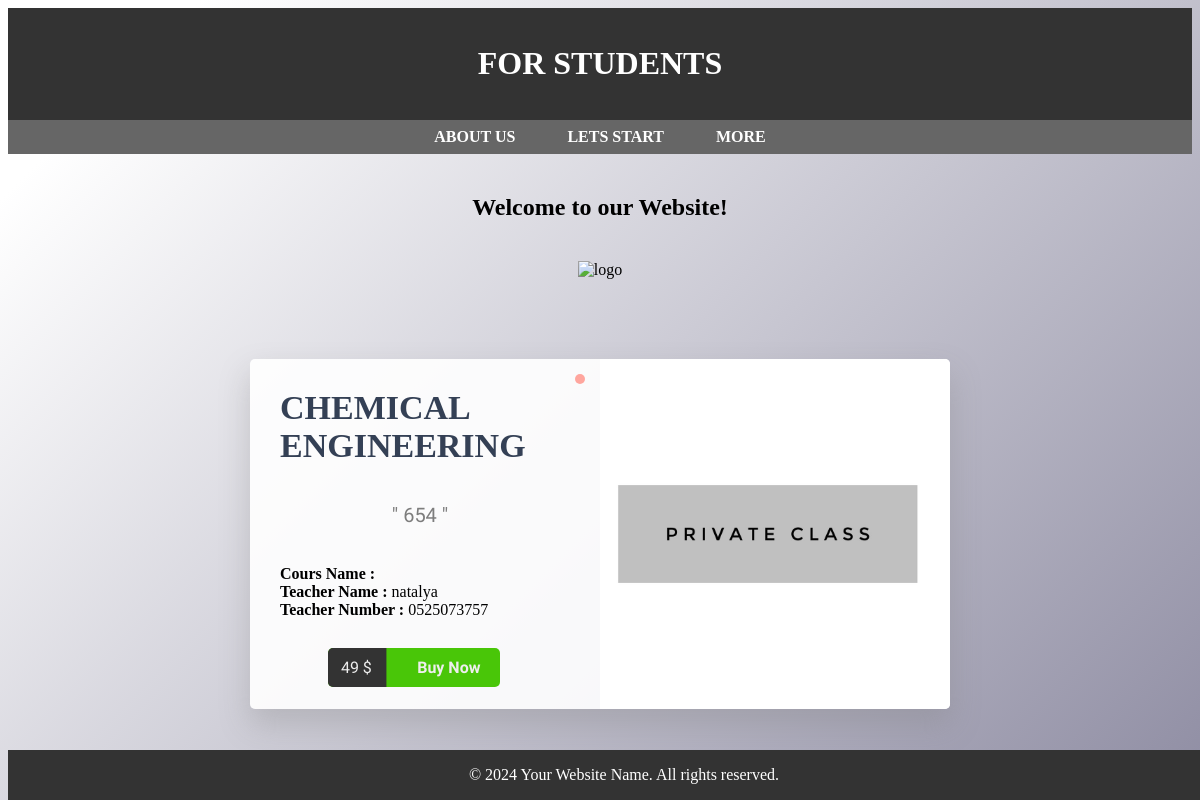
Page /showchemicalclasses.html on the committed database.
### pages/models.py (models this page shows)
class PrivateChemicalClasses(models.Model):
    coursename=models.CharField(max_length=50,null=True,blank=True)
    teachername=models.CharField(max_length=50,null=True,blank=True)
    teacherphonenumber=models.CharField(max_length=50,null=True,blank=True)
    content=models.CharField(max_length=100,null=True,blank=True)

### pages/views.py (the view)
# urls.py: path('showchemicalclasses.html',views.showchemicalclasses,name="showchemicalclasses"),
def showchemicalclasses(request):
     soft=PrivateChemicalClasses.objects.all()
     return render(request,'pages/showchemicalclasses.html',{'soft':soft})

### templates/pages/showchemicalclasses.html (shortened to what this page needs)
<!DOCTYPE html>
<html>
{% extends "masterpage.html" %}
{% block connect %}
{% load static %}
<link rel="stylesheet" type="text/css" href="{% static 'css/showclasses.css' %}">
<div id="container">
	{% for s in soft %}
        <div class="product-details">
        <h1>CHEMICAL ENGINEERING</h1>
            <p class="information">" {{s.content}} "</p>
    <strong> Cours Name :</strong> {{s.coursname}}
            <strong> Teacher Name :</strong> {{s.teachername}}
            <strong> Teacher Number :</strong> {{s.teacherphonenumber}}
    <div class="control">
        <button class="btn">
         <span class="price">49 $</span>
       <span class="buy">Buy Now</span>
     </button>
    </div>
    </div>
    <div class="product-image">
        <img src="  {% static 'image/PrivateClass.jpg' %} ">
    </div>
    {%endfor%}
    </html>
    {%endblock connect%}

### FORSTUDENTS/static/css/showclasses.css (style rules this page uses)
body { background: #fff; background-image: linear-gradient( 135deg, #fff 10%, #8f8da3 100%); background-attachment: fixed; background-size: cover; }
#container { box-shadow: 0 15px 30px 1px rgba(128, 128, 128, 0.31); background: rgba(255, 255, 255, 0.90); text-align: center; border-radius: 5px; overflow: hidden; margin: 5em auto; height: 350px; width: 700px; }
.product-details { position: relative; text-align: left; overflow: hidden; padding: 30px; height: 100%; float: left; width: 40%; }
#container .product-details h1 { font-family: 'Old Standard TT', serif; display: inline-block; position: relative; font-size: 34px; color: #344055; margin: 0; }
#container .product-details h1:before { position: absolute; content: ''; right: 0%; top: 0%; transform: translate(25px, -15px); font-family: 'Farsan', cursive; display: inline-block; background: #FFA69E; border-radius: 5px; font-size: 14px; padding: 5px; color: #FFF; margin: 0; animation: chan-sh 6s ease infinite; }
#container .product-details > p { font-family: 'Farsan', cursive; text-align: center; font-size: 20px; color: #7d7d7d; }
.control { position: absolute; bottom: 20%; left: 22.8%; }
.btn { transform: translateY(0px); transition: 0.3s linear; background: #49C608; border-radius: 5px; position: relative; overflow: hidden; cursor: pointer; outline: none; border: none; color: #eee; padding: 0; margin: 0; }
.btn span { font-family: 'Farsan', cursive; transition: transform 0.3s; display: inline-block; padding: 10px 20px; font-size: 1.2em; margin:0; }
.btn .price, .shopping-cart { background: #333; border: 0; margin: 0; }
.btn .price { transform: translateX(-10%); padding-right: 15px; }
.btn .buy { z-index: 3; font-weight: bolder; }
.product-image { transition: all 0.3s ease-out; display: inline-block; position: relative; overflow: hidden; height: 100%; float: right; width: 50%; display: inline-block; }
#container img { width: 100%;height: 100%; }

### rows in the picture
PrivateChemicalClasses: content "654", teachername "natalya", teacherphonenumber "0525073757"
